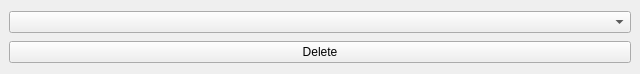
<?xml version="1.0" encoding="UTF-8"?>
<ui version="4.0">
 <class>MainWindow</class>
 <widget class="QMainWindow" name="MainWindow">
  <property name="geometry">
   <rect>
    <x>0</x>
    <y>0</y>
    <width>640</width>
    <height>74</height>
   </rect>
  </property>
  <property name="windowTitle">
   <string>Delete Auction</string>
  </property>
  <widget class="QWidget" name="centralwidget">
   <layout class="QVBoxLayout" name="verticalLayout">
    <item>
     <widget class="QComboBox" name="chooseAuctionCombobox"/>
    </item>
    <item>
     <widget class="QPushButton" name="deleteButton">
      <property name="text">
       <string>Delete</string>
      </property>
     </widget>
    </item>
   </layout>
  </widget>
 </widget>
 <resources/>
 <connections/>
</ui>
